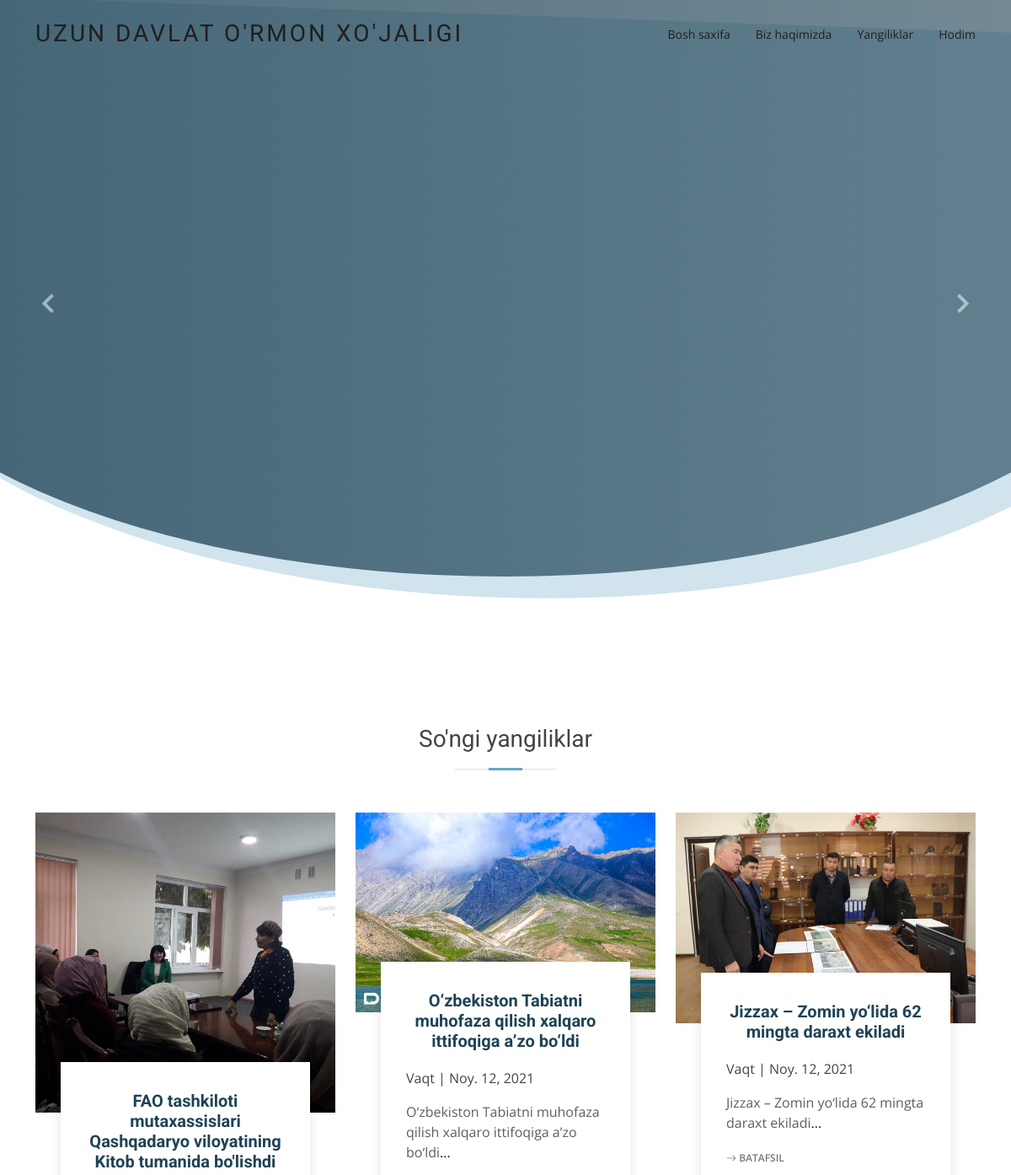
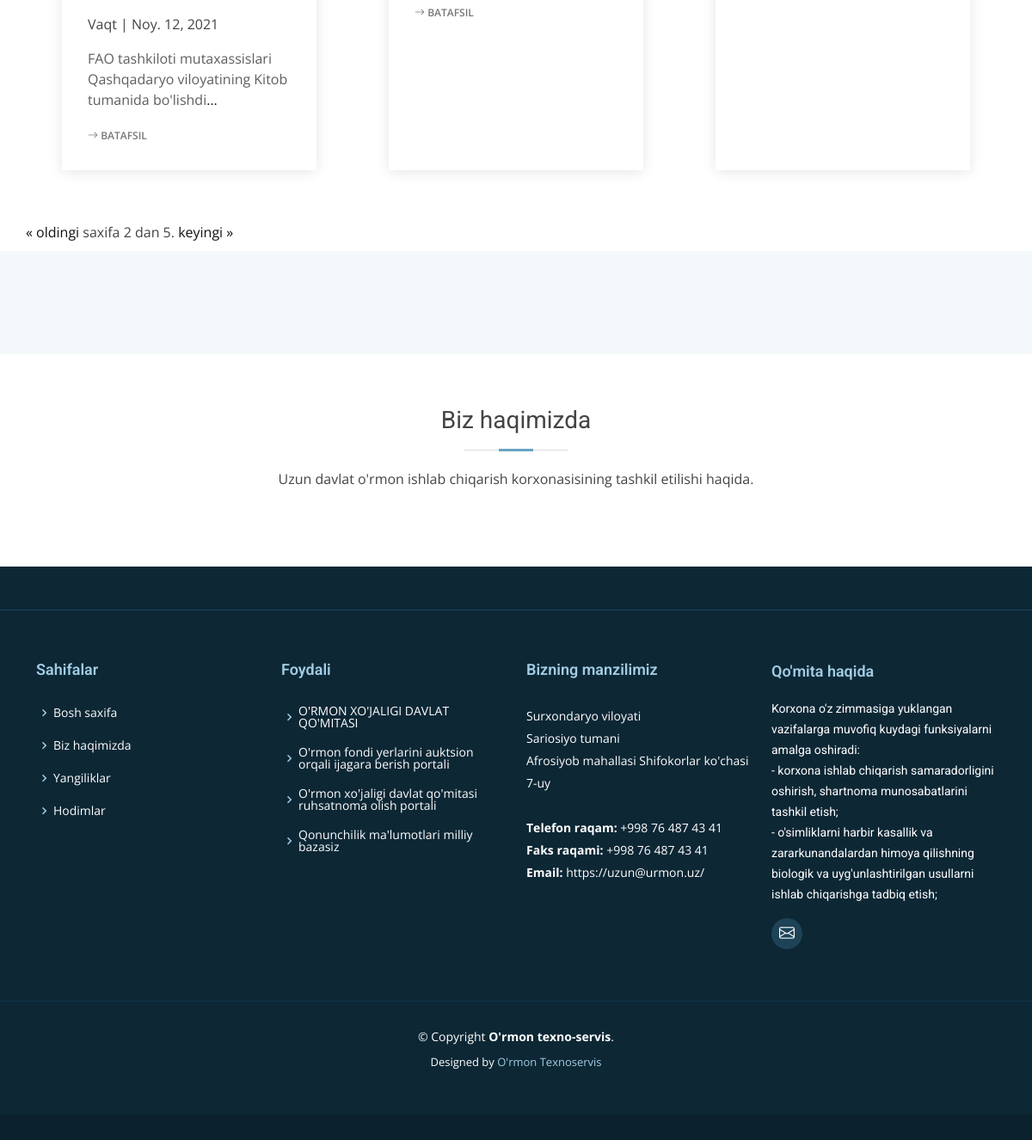
Screenshot of /?page=2 with the database file from the repository (2 pictures, top to bottom).
### articles/models.py (models this page shows, shortened)
class Newsmodel(models.Model):
    image = models.ImageField(upload_to='image/')
    title = models.CharField(max_length=250)
    summary = models.CharField(max_length=250)
    body = RichTextField()
    date = models.DateField(auto_now=True)

### articles/views.py (the view)
# urls.py: path('', homeview, name='home'),
def homeview(request):
    carusel_models = HomeCaruselModel.objects.all()
    future_model = FutureModels.objects.all()
    sub_models = SubMenuModels.objects.all()
    mainsite_models = MainSiteModels.objects.all()
    news_model = Newsmodel.objects.order_by('-date')
    paginator = Paginator(news_model, 3)
    page_number = request.GET.get('page')
    page_obj = paginator.get_page(page_number)
    context = {
        'carusel_models': carusel_models,
        'future_model': future_model,
        'sub_models': sub_models,
        'mainsite_models': mainsite_models,
        'news_model': news_model,
        'page_obj': page_obj,
    }
    return render(request, 'home.html', context)

### templates/home.html (shortened to what this page needs)
{% extends 'base.html' %}
{% load static %}
{% block content %}
  <section id="hero" class="d-flex justify-cntent-center align-items-center">
    <div id="heroCarousel" class="container carousel carousel-fade" data-bs-ride="carousel" data-bs-interval="5000">
      <a class="carousel-control-prev" href="#heroCarousel" role="button" data-bs-slide="prev">
        <span class="carousel-control-prev-icon bx bx-chevron-left" aria-hidden="true"></span>
      </a>
      <a class="carousel-control-next" href="#heroCarousel" role="button" data-bs-slide="next">
        <span class="carousel-control-next-icon bx bx-chevron-right" aria-hidden="true"></span>
      </a>
    </div>
  </section>
  <main id="main">
<section class="service-details">
      <div class="container">
        <div class="row">
         <div class="section-title">
          <h2>So'ngi yangiliklar</h2>
        </div>
        {% for data in page_obj %}
          <div class="col-md-4 d-flex align-items-stretch" data-aos="fade-up">
            <div class="card">
              <div class="card-img">
              {% if data.image %}
                <img src="{{ data.image.url }}" alt="...">
              {% endif %}
              </div>
              <div class="card-body">
                <h5 class="card-title"><a href="">{{ data.title }}</a></h5>
                <p> Vaqt | {{ data.date }} </p>
                <p class="card-text">{{ data.summary }}<a href='{% url 'detail' data.pk %}'>...</a></p>
                <div class="read-more"><a href="{% url 'detail' pk=data.id %}"><i class="bi bi-arrow-right"></i> Batafsil</a></div>
              </div>
            </div>
          </div>
        {% endfor %}
        <div class="pagination">
         <span class="step-links">
            {% if page_obj.has_previous %}
                <a href="?page=1">&laquo; oldingi</a>
            {% endif %}
            <span class="current">
                saxifa {{ page_obj.number }} dan {{ page_obj.paginator.num_pages }}.
            </span>
              {% if page_obj.has_next %}
                  <a href="?page={{ page_obj.next_page_number }}">keyingi</a>
                  <a href="?page={{ page_obj.paginator.num_pages }}"> &raquo;</a>
              {% endif %}
          </span>
        </div>
      </div>
    </section>
    <section class="why-us section-bg" data-aos="fade-up" date-aos-delay="200">
    </section>
    <section class="features">
      <div class="container">
        <div class="section-title">
          <h2>Biz haqimizda</h2>
          <p>Uzun davlat o'rmon ishlab chiqarish korxonasisining tashkil etilishi haqida.</p>
        </div>
        </div>
    </section>
  </main>
{% endblock content %}

### static/css/style.css (style rules this page uses)
body { font-family: "Open Sans", sans-serif; color: #444; }
a { color: #111213; text-decoration: none; }
h1, h2, h3, h4, h5, h6, .font-primary { font-family: "Roboto", sans-serif; }
#main { margin-top: 80px; }
#hero { width: 100%; height: 90vh; overflow: hidden; position: relative; }
#hero::after { content: ''; position: absolute; left: 50%; top: 0; width: 130%; height: 95%; background: linear-gradient(to right, rgba(30, 67, 86, 0.8), rgba(30, 67, 86, 0.6)), url("../img/bg.jpg") center top no-repeat; z-index: 0; border-radius: 0 0 50% 50%; transform: translateX(-50%) rotate(0deg); }
#hero::before { content: ''; position: absolute; left: 50%; top: 0; width: 130%; height: 96%; background: #68A4C4; opacity: 0.3; z-index: 0; border-radius: 0 0 50% 50%; transform: translateX(-50%) translateY(18px) rotate(2deg); }
#hero .carousel-control-prev, #hero .carousel-control-next { width: 10%; }
#hero .carousel-control-next-icon, #hero .carousel-control-prev-icon { background: none; font-size: 48px; line-height: 1; width: auto; height: auto; }
@media (min-width: 1024px) { #hero .carousel-control-prev, #hero .carousel-control-next { width: 5%; } }
section { padding: 60px 0; }
.section-bg { background-color: #f3f8fa; }
.section-title { text-align: center; padding-bottom: 30px; }
.section-title h2 { font-size: 28px; font-weight: 400; margin-bottom: 20px; padding-bottom: 20px; position: relative; }
.section-title h2::before { content: ''; position: absolute; display: block; width: 120px; height: 1px; background: #ddd; bottom: 1px; left: calc(50% - 60px); }
.section-title h2::after { content: ''; position: absolute; display: block; width: 40px; height: 3px; background: #68A4C4; bottom: 0; left: calc(50% - 20px); }
.section-title p { margin-bottom: 0; }
.features p:last-child { margin-bottom: 0; }
.service-details { padding-bottom: 10px; }
.service-details .card { border: 0; padding: 0 30px; margin-bottom: 60px; position: relative; }
.service-details .card-img { width: calc(100% + 60px); margin-left: -30px; overflow: hidden; z-index: 9; border-radius: 0; }
.service-details .card-img img { max-width: 100%; transition: all 0.3s ease-in-out; }
.service-details .card-body { z-index: 10; background: #fff; border-top: 4px solid #fff; padding: 30px; box-shadow: 0px 2px 15px rgba(0, 0, 0, 0.1); margin-top: -60px; transition: 0.3s; }
.service-details .card-title { font-weight: 700; text-align: center; margin-bottom: 20px; }
.service-details .card-title a { color: #1e4356; transition: 0.3s; }
.service-details .card-text { color: #5e5e5e; }
.service-details .read-more a { color: #777777; text-transform: uppercase; font-weight: 600; font-size: 12px; transition: 0.3s; }

### rows the page displays
Newsmodel: image (picture), title "FAO tashkiloti mutaxassislari Qashqadaryo viloyatining Kitob tumanida bo'lishdi", date "Noy. 12, 2021", summary "FAO tashkiloti mutaxassislari Qashqadaryo viloyatining Kitob tumanida bo'lishdi"
Newsmodel: image (picture), title "O‘zbekiston Tabiatni muhofaza qilish xalqaro ittifoqiga a’zo bo‘ldi", date "Noy. 12, 2021", summary "O‘zbekiston Tabiatni muhofaza qilish xalqaro ittifoqiga a’zo bo‘ldi"
Newsmodel: image (picture), title "Jizzax – Zomin yo‘lida 62 mingta daraxt ekiladi", date "Noy. 12, 2021", summary "Jizzax – Zomin yo‘lida 62 mingta daraxt ekiladi"

### other values shown
{{ page_obj.number }} "2"
{{ page_obj.paginator.num_pages }} "5"
